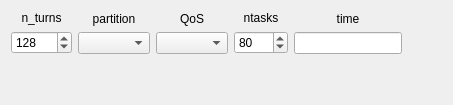
          <widget class="QWidget" name="tab_25">
           <attribute name="title">
            <string>Production</string>
           </attribute>
           <layout class="QVBoxLayout" name="verticalLayout_96">
            <item>
             <layout class="QHBoxLayout" name="horizontalLayout_48">
              <item>
               <layout class="QVBoxLayout" name="verticalLayout_111">
                <item>
                 <widget class="QLabel" name="label_134">
                  <property name="text">
                   <string>n_turns</string>
                  </property>
                  <property name="alignment">
                   <set>Qt::AlignCenter</set>
                  </property>
                 </widget>
                </item>
                <item>
                 <widget class="QSpinBox" name="spinBox_n_turns_cmap_xy_prod">
                  <property name="sizePolicy">
                   <sizepolicy hsizetype="Preferred" vsizetype="Fixed">
                    <horstretch>0</horstretch>
                    <verstretch>0</verstretch>
                   </sizepolicy>
                  </property>
                  <property name="minimum">
                   <number>3</number>
                  </property>
                  <property name="maximum">
                   <number>10000</number>
                  </property>
                  <property name="value">
                   <number>128</number>
                  </property>
                 </widget>
                </item>
               </layout>
              </item>
              <item>
               <layout class="QVBoxLayout" name="verticalLayout_114">
                <item>
                 <widget class="QLabel" name="label_137">
                  <property name="text">
                   <string>partition</string>
                  </property>
                  <property name="alignment">
                   <set>Qt::AlignCenter</set>
                  </property>
                 </widget>
                </item>
                <item>
                 <widget class="QComboBox" name="comboBox_partition_cmap_xy_prod">
                  <property name="sizePolicy">
                   <sizepolicy hsizetype="Preferred" vsizetype="Fixed">
                    <horstretch>0</horstretch>
                    <verstretch>0</verstretch>
                   </sizepolicy>
                  </property>
                 </widget>
                </item>
               </layout>
              </item>
              <item>
               <layout class="QVBoxLayout" name="verticalLayout_164">
                <item>
                 <widget class="QLabel" name="label_171">
                  <property name="text">
                   <string>QoS</string>
                  </property>
                  <property name="alignment">
                   <set>Qt::AlignCenter</set>
                  </property>
                 </widget>
                </item>
                <item>
                 <widget class="QComboBox" name="comboBox_qos_cmap_xy_prod">
                  <property name="sizePolicy">
                   <sizepolicy hsizetype="Preferred" vsizetype="Fixed">
                    <horstretch>0</horstretch>
                    <verstretch>0</verstretch>
                   </sizepolicy>
                  </property>
                 </widget>
                </item>
               </layout>
              </item>
              <item>
               <layout class="QVBoxLayout" name="verticalLayout_115">
                <item>
                 <widget class="QLabel" name="label_138">
                  <property name="text">
                   <string>ntasks</string>
                  </property>
                  <property name="alignment">
                   <set>Qt::AlignCenter</set>
                  </property>
                 </widget>
                </item>
                <item>
                 <widget class="QSpinBox" name="spinBox_ntasks_cmap_xy_prod">
                  <property name="sizePolicy">
                   <sizepolicy hsizetype="Preferred" vsizetype="Fixed">
                    <horstretch>0</horstretch>
                    <verstretch>0</verstretch>
                   </sizepolicy>
                  </property>
                  <property name="specialValueText">
                   <string/>
                  </property>
                  <property name="minimum">
                   <number>2</number>
                  </property>
                  <property name="maximum">
                   <number>1000</number>
                  </property>
                  <property name="singleStep">
                   <number>2</number>
                  </property>
                  <property name="value">
                   <number>80</number>
                  </property>
                 </widget>
                </item>
               </layout>
              </item>
              <item>
               <layout class="QVBoxLayout" name="verticalLayout_116">
                <item>
                 <widget class="QLabel" name="label_time_common_10">
                  <property name="text">
                   <string>time</string>
                  </property>
                  <property name="alignment">
                   <set>Qt::AlignCenter</set>
                  </property>
                 </widget>
                </item>
                <item>
                 <widget class="QLineEdit" name="lineEdit_time_cmap_xy_prod">
                  <property name="sizePolicy">
                   <sizepolicy hsizetype="Preferred" vsizetype="Fixed">
                    <horstretch>0</horstretch>
                    <verstretch>0</verstretch>
                   </sizepolicy>
                  </property>
                  <property name="toolTip">
                   <string>days-hours:minutes:seconds (&quot;days&quot; and &quot;hours&quot; are optional. For example, use &quot;5:00&quot; if you want 5 minutes.) Leave empty if you want to run up to the queue time limit.</string>
                  </property>
                 </widget>
                </item>
               </layout>
              </item>
              <item>
               <spacer name="horizontalSpacer_45">
                <property name="orientation">
                 <enum>Qt::Horizontal</enum>
                </property>
                <property name="sizeHint" stdset="0">
                 <size>
                  <width>40</width>
                  <height>20</height>
                 </size>
                </property>
               </spacer>
              </item>
             </layout>
            </item>
            <item>
             <spacer name="verticalSpacer_5">
              <property name="orientation">
               <enum>Qt::Vertical</enum>
              </property>
              <property name="sizeHint" stdset="0">
               <size>
                <width>20</width>
                <height>40</height>
               </size>
              </property>
             </spacer>
            </item>
           </layout>
          </widget>
